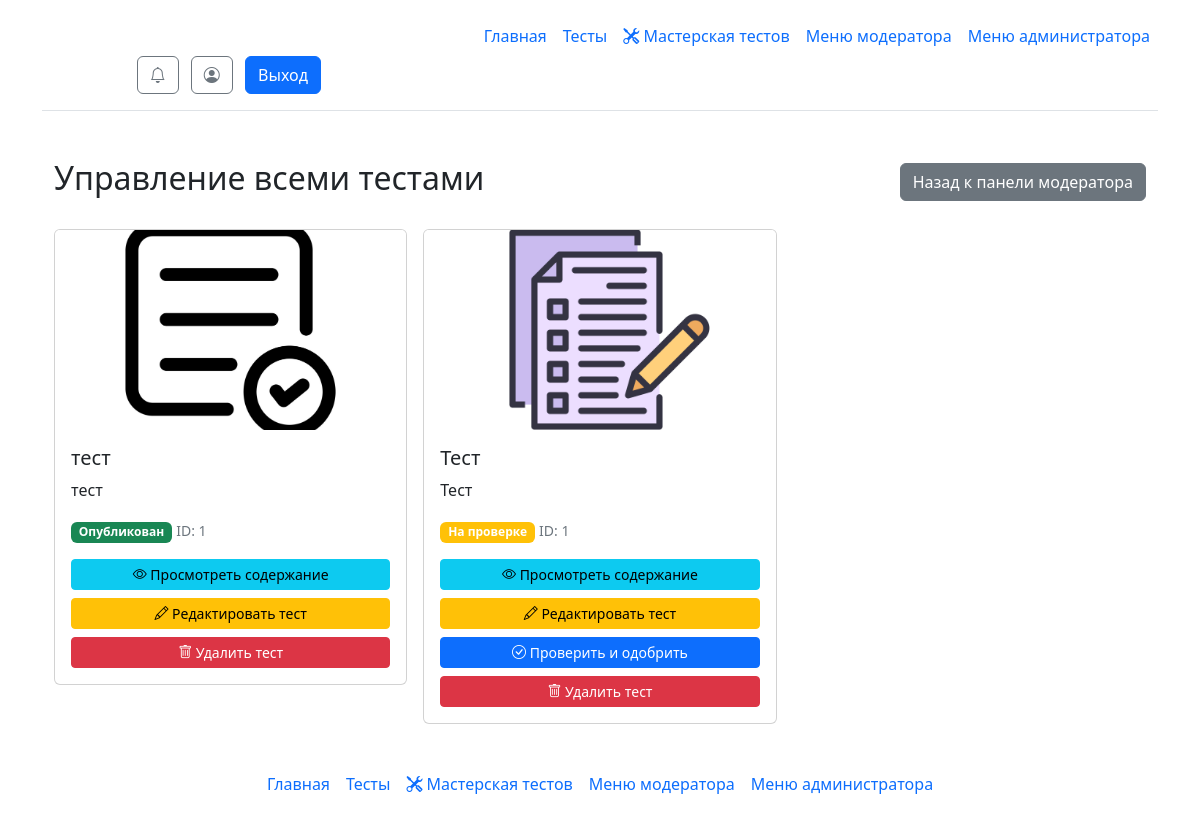
/moderator/manage (signed in), run on an earlier commit of the app's database.
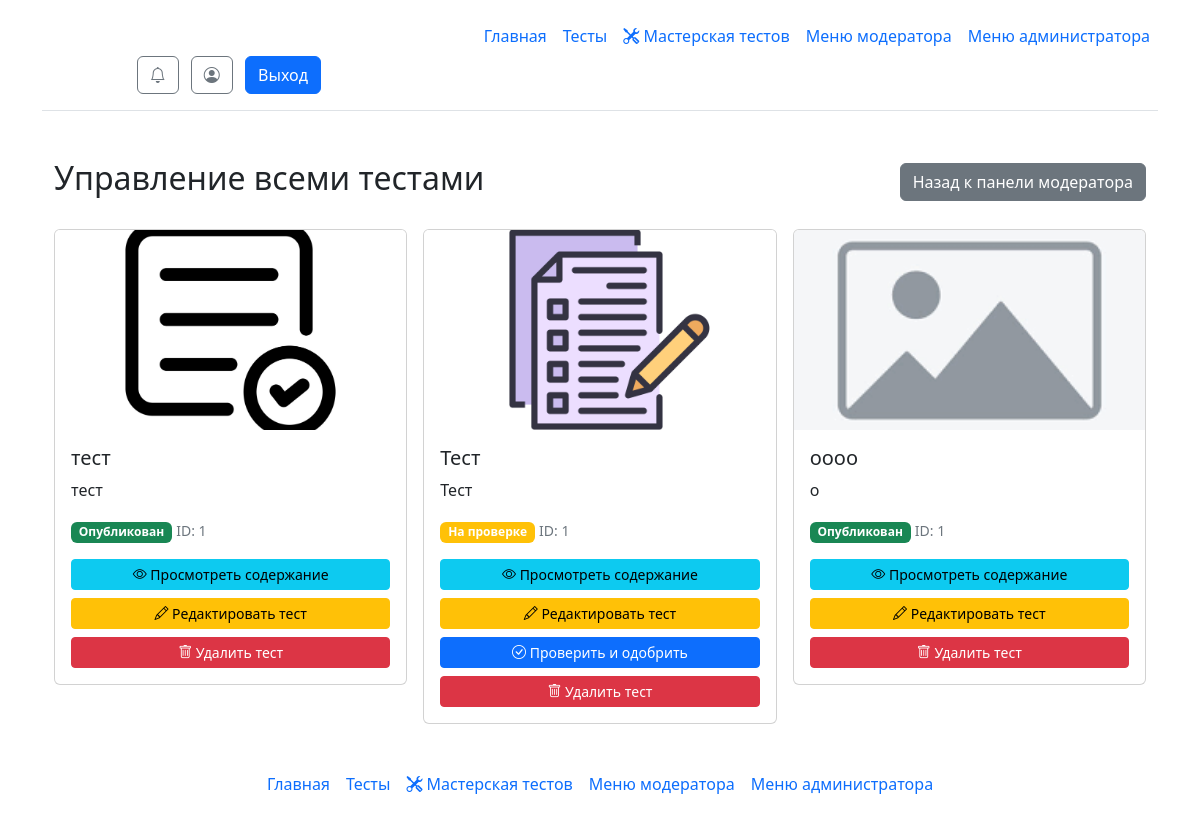
And on a later commit of the database.
### __init__.py (models this page shows)
class Tests(db.Model):
    test_id = db.Column(db.Integer, primary_key=True)
    test_id_creator = db.Column(db.Integer)
    test_name = db.Column(db.String)
    test_description = db.Column(db.String)
    test_status = db.Column(db.Integer)
    test_image= db.Column(db.String)

### __init__.py (the view)
@app.route('/moderator/manage')
@login_required
def moderator_manage_tests():
    if current_user.admin <= 1:
        flash("У вас нет доступа к этой странице!", 'danger')
        return redirect("/")
    all_tests = Tests.query.filter(Tests.test_status.in_([1, 2])).all()
    return render_template("moderator_manage.html", tests=all_tests)

### __init__.py (called while the page is built, shortened)
@app.template_filter('get_unread_notifications_count')
def get_unread_notifications_count(user_id):
    return Notifications.query.filter_by(n_user_id=user_id, n_is_read=False).count()

@app.before_request
def check_must_rate_test():
    excluded_paths = ['/test/', '/static/', '/logout']

@manager.user_loader
def load_user(user_id):
    return db.session.get(User, user_id)

### templates/moderator_manage.html (shortened to what this page needs)
{% extends 'base.html' %}
{% block main %}
<div class="container mt-4">
    <div class="d-flex justify-content-between align-items-center mb-4">
        <h2>Управление всеми тестами</h2>
        <a href="/moderator_1" class="btn btn-secondary">Назад к панели модератора</a>
    </div>
    {% if tests %}
    <div class="row g-3">
        {% for test in tests %}
        <div class="col-md-4">
            <div class="card">
                {% if test.test_image %}
                <img src="{{ url_for('static', filename='img/' + test.test_image) }}"
                     class="card-img-top"
                     alt="{{ test.test_name }}"
                     style="height: 200px; object-fit: cover;">
                {% else %}
                <img src="{{ url_for('static', filename='img/placeholder.png') }}"
                     class="card-img-top"
                     alt="Нет изображения"
                     style="height: 200px; object-fit: cover;">
                {% endif %}
                <div class="card-body">
                    <h5 class="card-title">{{ test.test_name|truncate(50) }}</h5>
                    <p class="card-text">{{ test.test_description|truncate(100) }}</p>
                    <div class="mb-3">
                        {% if test.test_status == 1 %}
                        <span class="badge bg-warning">На проверке</span>
                        {% elif test.test_status == 2 %}
                        <span class="badge bg-success">Опубликован</span>
                        {% endif %}
                        <small class="text-muted">ID: {{ test.test_id_creator }}</small>
                    </div>
                    <div class="d-grid gap-2">
                        <a href="{{ url_for('moderator_view_test', test_name=test.test_name) }}"
                           class="btn btn-info btn-sm">
                            <i class="bi bi-eye"></i> Просмотреть содержание
                        </a>
                        <a href="{{ url_for('edit_test', test_id=test.test_id) }}"
                           class="btn btn-warning btn-sm">
                            <i class="bi bi-pencil"></i> Редактировать тест
                        </a>
                        {% if test.test_status == 1 %}
                        <a href="{{ url_for('moderator_review_test', test_name=test.test_name) }}"
                           class="btn btn-primary btn-sm">
                            <i class="bi bi-check-circle"></i> Проверить и одобрить
                        </a>
                        {% endif %}
                        <form method="POST"
                              action="{{ url_for('moderator_delete_any_test', test_name=test.test_name) }}"
                              onsubmit="return confirm('Вы уверены, что хотите удалить тест \'{{ test.test_name }}\'? Это действие нельзя отменить!');"
                              class="d-inline">
                            <button type="submit" class="btn btn-danger btn-sm w-100">
                                <i class="bi bi-trash"></i> Удалить тест
                            </button>
                        </form>
                    </div>
                </div>
            </div>
        </div>
        {% endfor %}
    </div>
    {% else %}
    <div class="alert alert-info" role="alert">
        <i class="bi bi-info-circle"></i>
        Нет тестов для управления.
    </div>
    {% endif %}
</div>
{% endblock %}

### templates/base.html (shortened to what this page needs)
<!doctype html>
<html lang="ru">
  <head>
    <link href="https://cdn.jsdelivr.net/npm/bootstrap@5.2.0/dist/css/bootstrap.min.css" rel="stylesheet">
    <link rel="stylesheet" href="https://cdn.jsdelivr.net/npm/bootstrap-icons@1.10.0/font/bootstrap-icons.css">
    <link href="static/style/style.css" rel="stylesheet">
  </head>
  <body class="d-flex flex-column min-vh-100">
<div class="container">
    <header class="d-flex flex-wrap align-items-center justify-content-center justify-content-md-between py-3 mb-4 border-bottom">
      <div class="col-md-3 mb-2 mb-md-0">
        <a href="/" class="d-inline-flex link-body-emphasis text-decoration-none">
          <svg class="bi" width="40" height="32" role="img" aria-label="Bootstrap"><use xlink:href="#bootstrap"></use></svg>
        </a>
      </div>
      <ul class="nav col-12 col-md-auto mb-2 justify-content-center mb-md-0">
        <li><a href="/" class="nav-link px-2">Главная</a></li>
          <li><a href="/tests" class="nav-link px-2">Тесты</a></li>
        {% if current_user.is_authenticated %}
        <li><a href="/workshop" class="nav-link px-2"><i class="bi bi-tools"></i> Мастерская тестов</a></li>
        {% endif %}
        {% if current_user.is_authenticated and current_user.admin >= 1 %}
          <li><a href="/moderator_1" class="nav-link px-2">Меню модератора</a></li>
        {% endif %}
        {% if current_user.is_authenticated and current_user.admin >= 2 %}
          <li><a href="/admin_1" class="nav-link px-2">Меню администратора</a></li>
        {% endif %}
      </ul>
      <div class="col-md-3 text-end">
          {% if current_user.is_authenticated %}
        <a href="/notifications" class="btn btn-outline-secondary me-2 position-relative">
            <i class="bi bi-bell"></i>
            {% set unread_count = current_user.id | get_unread_notifications_count %}
        </a>
        <a href="/profile" class="btn btn-outline-secondary me-2">
            <i class="bi bi-person-circle"></i>
        </a>
        <a class="btn btn-primary" href="/logout">Выход</a>
        {% else %}
        <a class="btn btn-outline-primary me-2" href="/login">Вход</a>
        <a class="btn btn-primary" href="/registration">Регистрация</a>
        {% endif %}
      </div>
    </header>
  </div>
<main class = "container">
  {% block main %}{% endblock %}
</main>
<div class="container">
  <footer class="py-3 my-4">
    <ul class="nav col-12 col-md-auto mb-2 justify-content-center mb-md-0">
        <li><a href="/" class="nav-link px-2">Главная</a></li>
          <li><a href="/tests" class="nav-link px-2">Тесты</a></li>
        {% if current_user.is_authenticated %}
        <li><a href="/workshop" class="nav-link px-2"><i class="bi bi-tools"></i> Мастерская тестов</a></li>
        {% endif %}
        {% if current_user.is_authenticated and current_user.admin >= 1 %}
          <li><a href="/moderator_1" class="nav-link px-2">Меню модератора</a></li>
        {% endif %}
        {% if current_user.is_authenticated and current_user.admin >= 2 %}
          <li><a href="/admin_1" class="nav-link px-2">Меню администратора</a></li>
        {% endif %}
      </ul>
  </footer>
</div>
  </body>
</html>

What changed in the data, as far as the page shows it:
added Tests: test_name "оооо", test_description "о", test_status "Опубликован", test_id_creator "1"
